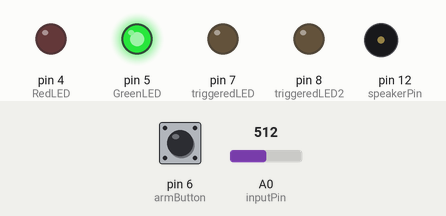
Bench run of a sketch on a simulated Arduino Uno, built with avr-gcc and run on an emulated ATmega328P. On the bench: output pins drawn as LEDs (lit = HIGH), buzzer (waves = sounding). The test bench sets the inputs (shaded band); at power-on: pin 6 (armButton) LOW, A0 (inputPin) = 512.

Above: at 3.5 s.
3.6 s: pin 6 (armButton) pulled HIGH for 0.15 s
At 3.93 s:
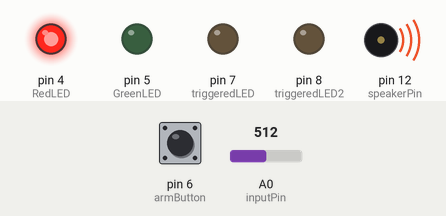
At 4.6 s:
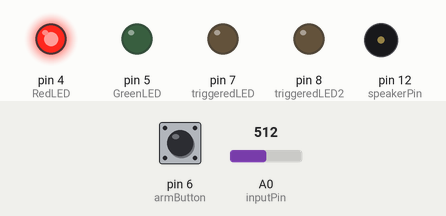
5.5 s: A0 (inputPin) set to 472
7.0 s: A0 (inputPin) set to 453
Timing chart, 0 to 8.1 s (numbered marks = the images above; inputs shaded):
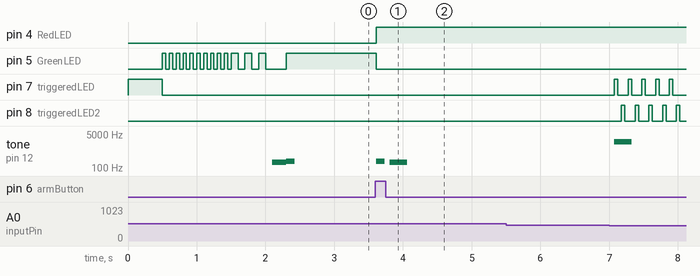

The sketch:

Laser_Project.ino
```cpp
/*
  ==========================================
   Security Trigger System - Arduino Sketch
   Author: Uday Sankar Mukherjee
   YouTube: USMTechLab
  ==========================================

   Description:
   This program simulates a sensor-triggered alarm system using
   LEDs, a speaker, and a sensor input. It features:
     - Arm/Disarm mode toggle
     - Calibration-based sensitivity thresholding
     - Audio and visual alert system

   Pins:
     A0  - Sensor Input
     4   - Red LED (Armed)
     5   - Green LED (Disarmed)
     6   - Button to Arm/Disarm
     7   - Triggered LED 1
     8   - Triggered LED 2
     12  - Speaker

*/

const int triggeredLED  = 7;
const int triggeredLED2 = 8;
const int RedLED        = 4;
const int GreenLED      = 5;
const int inputPin      = A0;
const int speakerPin    = 12;
const int armButton     = 6;

boolean isArmed      = true;
boolean isTriggered  = false;
int buttonVal        = 0;
int prev_buttonVal   = 0;
int reading          = 0;
int threshold        = 0;

const int lowrange   = 2000;
const int highrange  = 4000;

void setup() {
  // Configure I/O pins
  pinMode(triggeredLED, OUTPUT);
  pinMode(triggeredLED2, OUTPUT);
  pinMode(RedLED, OUTPUT);
  pinMode(GreenLED, OUTPUT);
  pinMode(armButton, INPUT);

  // Startup blink to show system boot
  digitalWrite(triggeredLED, HIGH);
  delay(500);
  digitalWrite(triggeredLED, LOW);

  // Calibrate and set initial arm/disarm state
  calibrate();
  setArmedState();
}

void loop() {
  // Read sensor value
  reading = analogRead(inputPin);

  // Read arm/disarm button
  buttonVal = digitalRead(armButton);
  if ((buttonVal == HIGH) && (prev_buttonVal == LOW)) {
    setArmedState();
    delay(500); // debounce delay
  }
  prev_buttonVal = buttonVal;

  // Trigger system if reading crosses threshold
  if (isArmed && (reading < threshold)) {
    isTriggered = true;
  }

  // If triggered, activate alert sequence
  if (isTriggered) {
    // Rising tone
    for (int i = lowrange; i <= highrange; i++) {
      tone(speakerPin, i, 250);
    }

    // Falling tone
    for (int i = highrange; i >= lowrange; i--) {
      tone(speakerPin, i, 250);
    }

    // Flashing LEDs
    for (int i = 0; i < 5; i++) {
      digitalWrite(triggeredLED, HIGH);
      delay(50);
      digitalWrite(triggeredLED, LOW);
      delay(50);
      digitalWrite(triggeredLED2, HIGH);
      delay(50);
      digitalWrite(triggeredLED2, LOW);
      delay(50);
    }
  }

  delay(20); // loop pacing
}

void setArmedState() {
  if (isArmed) {
    // Switch to Disarmed mode
    digitalWrite(GreenLED, HIGH);
    digitalWrite(RedLED, LOW);
    isTriggered = false;
    isArmed = false;
  } else {
    // Switch to Armed mode with confirmation tone
    digitalWrite(GreenLED, LOW);
    digitalWrite(RedLED, HIGH);
    tone(speakerPin, 220, 125);
    delay(200);
    tone(speakerPin, 196, 250);
    isArmed = true;
  }
}

void calibrate() {
  int sample = 0;
  int baseline = 0;
  const int min_diff = 200;
  const int sensitivity = 50;
  int success_count = 0;

  // Ensure both LEDs are off during calibration
  digitalWrite(RedLED, LOW);
  digitalWrite(GreenLED, LOW);

  // Collect 10 samples for smoothing
  for (int i = 0; i < 10; i++) {
    sample += analogRead(inputPin);
    digitalWrite(GreenLED, HIGH);
    delay(50);
    digitalWrite(GreenLED, LOW);
    delay(50);
  }

  // Detect baseline threshold from signal spikes
  do {
    sample = analogRead(inputPin);
    if (sample > baseline + min_diff) {
      success_count++;
      threshold += sample;

      digitalWrite(GreenLED, HIGH);
      delay(100);
      digitalWrite(GreenLED, LOW);
      delay(100);
    } else {
      success_count = 0;
      threshold = 0;
    }
  } while (success_count < 3);

  // Average and apply sensitivity offset
  threshold = (threshold / 3) - sensitivity;

  // Confirm calibration with tone
  tone(speakerPin, 196, 250);
  delay(200);
  tone(speakerPin, 220, 125);
}
```

Measured:
- after the input at 3.6 s, pin 4 (RedLED): LOW → HIGH at once; pin 5 (GreenLED): HIGH → LOW at once; tone on pin 12 (speakerPin): silent → 220 Hz at once, → silent 0.13 s later, → 196 Hz 0.08 s later, → silent 0.25 s later
- after the input at 7.0 s, pin 7 (triggeredLED): alternates HIGH for 0.05 s and LOW for 0.15 s, starting after 0.08 s; pin 8 (triggeredLED2): alternates HIGH for 0.05 s and LOW for 0.15 s, starting after 0.18 s; tone on pin 12 (speakerPin): silent → 2000 Hz after 0.08 s, → silent 0.25 s later
